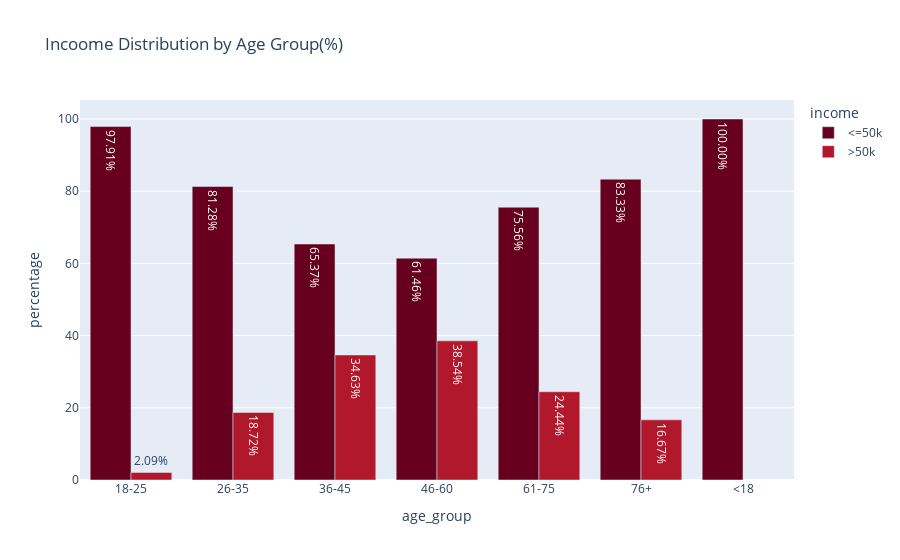

Notebook code cell kept with this figure:
### Code cell
fig = px.bar(
    adult_df_income_age,
    x = 'age_group',
    y = 'percentage',
    color = 'income',
    title='Incoome Distribution by Age Group(%)',
    barmode='group',
    color_discrete_sequence=px.colors.sequential.RdBu,
    text='percentage'
)
fig.update_traces(texttemplate = '%{text:.2f}%')
fig.show()

### Figure 1 — Plotly figure (JSON) as saved in the notebook; plotly's stock layout.template omitted (floating-point values rounded to 4 significant figures)
{"data": [{"alignmentgroup": "True", "hovertemplate": "income=<=50k<br>age_group=%{x}<br>percentage=%{text}<extra></extra>", "legendgroup": "<=50k", "marker": {"color": "rgb(103,0,31)", "pattern": {"shape": ""}}, "name": "<=50k", "offsetgroup": "<=50k", "orientation": "v", "showlegend": true, "text": [97.91, 81.28, 65.37, 61.46, 75.56, 83.33, 100.0], "textposition": "auto", "texttemplate": "%{text:.2f}%", "type": "bar", "x": ["18-25", "26-35", "36-45", "46-60", "61-75", "76+", "<18"], "xaxis": "x", "y": [97.91, 81.28, 65.37, 61.46, 75.56, 83.33, 100.0], "yaxis": "y"}, {"alignmentgroup": "True", "hovertemplate": "income=>50k<br>age_group=%{x}<br>percentage=%{text}<extra></extra>", "legendgroup": ">50k", "marker": {"color": "rgb(178,24,43)", "pattern": {"shape": ""}}, "name": ">50k", "offsetgroup": ">50k", "orientation": "v", "showlegend": true, "text": [2.093, 18.72, 34.63, 38.54, 24.44, 16.67], "textposition": "auto", "texttemplate": "%{text:.2f}%", "type": "bar", "x": ["18-25", "26-35", "36-45", "46-60", "61-75", "76+"], "xaxis": "x", "y": [2.093, 18.72, 34.63, 38.54, 24.44, 16.67], "yaxis": "y"}], "layout": {"autosize": true, "barmode": "group", "legend": {"title": {"text": "income"}, "tracegroupgap": 0}, "title": {"text": "Incoome Distribution by Age Group(%)"}, "xaxis": {"anchor": "y", "autorange": true, "domain": [0, 1], "range": [-0.5, 6.5], "title": {"text": "age_group"}, "type": "category"}, "yaxis": {"anchor": "x", "autorange": true, "domain": [0, 1], "range": [0, 105.3], "title": {"text": "percentage"}, "type": "linear"}}}
